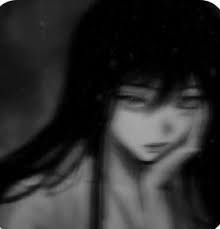
#> input picture Smart Image Analyzer/images/blr.jpg, 220 x 229 px; its folder holds only this picture in this run
$ python image_analyzer.py
#> lines starting #> are read from the running program, lines starting #| are printed output that depends on the picture; long printed decimals are rounded
import cv2 as cv
import numpy as np
from pathlib import Path

image_dir = Path("Smart Image Analyzer/images")

for image_path in image_dir.iterdir():
    img = cv.imread(image_path)
#> img is the input picture: shape (229, 220, 3); min 0, max 255, mean 42.2


    #image resolution
    H, W = img.shape[:2]
#> H = 229; W = 220

    image_resoultion = (f"{H} X {W}")
#> image_resoultion = '229 X 220'

    #image histogram

    blue_hist = cv.calcHist([img],[0],None,[256],[0,256])
#> blue_hist = 256 values, max 7512 at index 1, min 0 at index 166, mean 196.8
    green_hist = cv.calcHist([img],[1],None,[256],[0,256])
#> green_hist has the same summary as blue_hist
    red_hist = cv.calcHist([img],[2],None,[256],[0,256])
#> red_hist has the same summary as blue_hist

    total_blue = blue_hist.sum()
#> total_blue = 50380
    total_green = green_hist.sum()
#> total_green = 50380
    total_red = red_hist.sum()
#> total_red = 50380

    #image brightness and contrass
    gray_img = cv.cvtColor(img, cv.COLOR_BGR2GRAY)

    brightness = np.mean(gray_img)
#> brightness = 42.2
    contras = np.std(gray_img)
#> contras = 45.87


    #blurrynesss detection

    lap = cv.Laplacian(gray_img,cv.CV_64F)
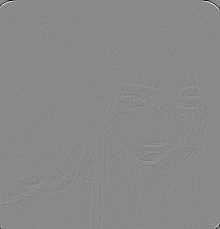
#> lap: shape (229, 220) float64; min -416, max 353, mean -0.1; drawn with min black and max white
    lap_var = lap.var()
#> lap_var = 99.68

    #edge detection
    edge = cv.Canny(gray_img, threshold1=50,threshold2=150)
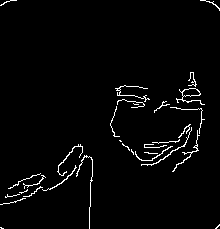
#> edge: shape (229, 220); 2.5% white in thin lines or dots
    cv.imshow("Edge",edge)

    cv.waitKey(0)
    cv.destroyAllWindows()

    print(f"\n{'-'*50}")
    print(f"ANALYZING: {image_path.name}")
    print(f"\n{'-'*50}")

    if lap_var < 100:
        print("it is blurry")
    elif lap_var > 100:
        print("It is not blurry")


    print(f"the Laplacian value is {lap_var}")
#| the Laplacian value is 99.676


    print(f"The brightness is: {brightness:.2f} and the contrass is: {contras:.2f}")
#| The brightness is: 42.20 and the contrass is: 45.87

    print(f"The total Color Histogram is:\n Red: {total_red}\n Green: {total_green}\n Blue: {total_blue}")
#| The total Color Histogram is:
#|  Red: 50380.0
#|  Green: 50380.0
#|  Blue: 50380.0

    print(f"Image resolution = {image_resoultion}")
#| Image resolution = 229 X 220

    print(f"Image file size is {img.size}")
#| Image file size is 151140
